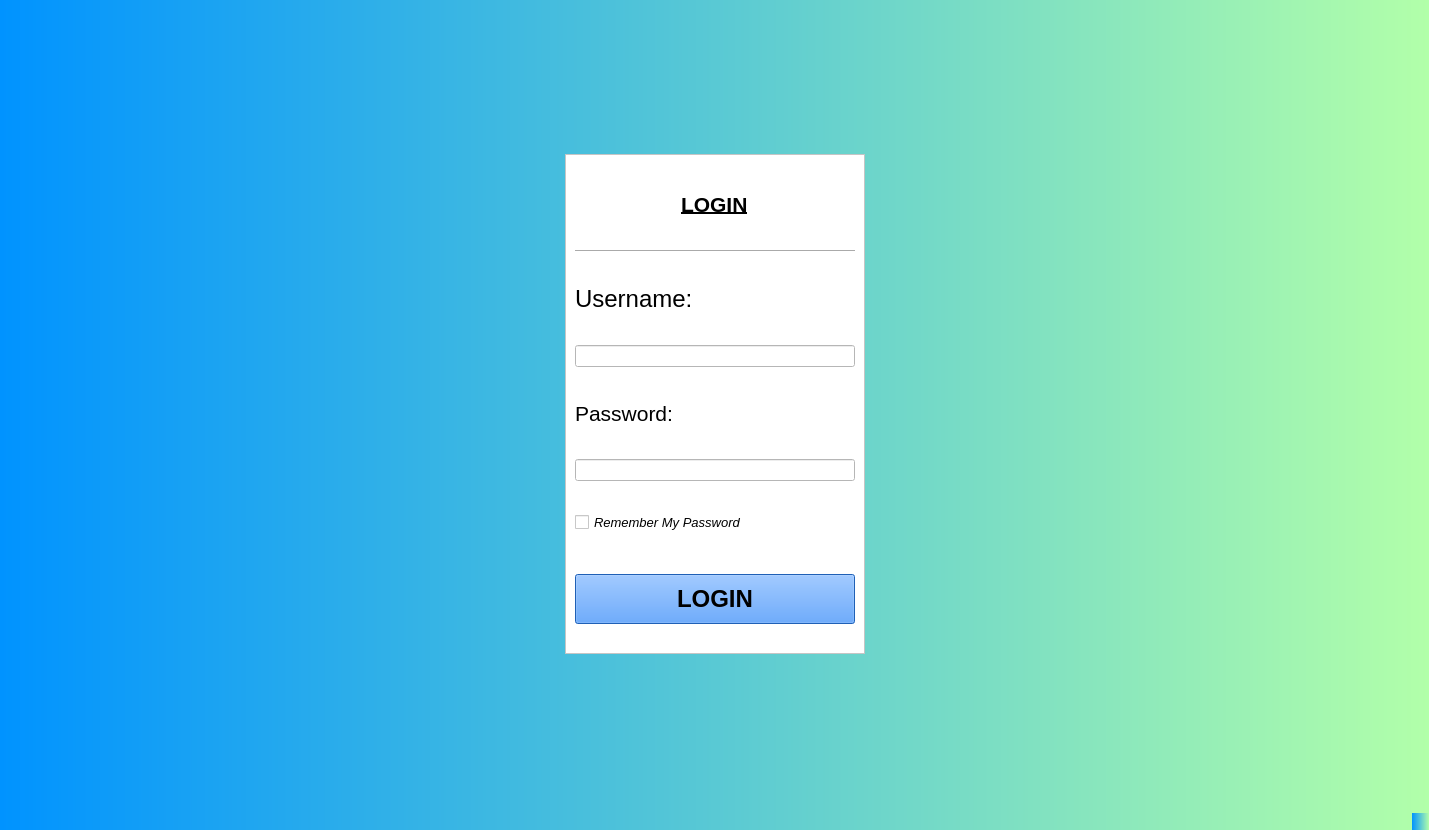
<?xml version="1.0" encoding="UTF-8"?>
<ui version="4.0">
 <class>MainWindow</class>
 <widget class="QMainWindow" name="MainWindow">
  <property name="geometry">
   <rect>
    <x>0</x>
    <y>0</y>
    <width>1429</width>
    <height>830</height>
   </rect>
  </property>
  <property name="windowTitle">
   <string>MainWindow</string>
  </property>
  <property name="styleSheet">
   <string notr="true">background-color: qlineargradient(spread:pad, x1:0, y1:0, x2:1, y2:0, stop:0 rgba(0, 147, 255, 255), stop:1 rgba(255, 255, 255, 255));
background-color: qlineargradient(spread:pad, x1:0, y1:0, x2:1, y2:1, stop:0 rgba(0, 147, 255, 255), stop:1 rgba(178, 255, 169, 255));
background-color: qlineargradient(spread:pad, x1:0, y1:0, x2:1, y2:0, stop:0 rgba(0, 147, 255, 255), stop:1 rgba(178, 255, 169, 255));</string>
  </property>
  <widget class="QWidget" name="centralwidget">
   <layout class="QGridLayout" name="gridLayout_2">
    <item row="4" column="1">
     <spacer name="verticalSpacer_2">
      <property name="orientation">
       <enum>Qt::Vertical</enum>
      </property>
      <property name="sizeHint" stdset="0">
       <size>
        <width>20</width>
        <height>40</height>
       </size>
      </property>
     </spacer>
    </item>
    <item row="3" column="2">
     <spacer name="horizontalSpacer_2">
      <property name="orientation">
       <enum>Qt::Horizontal</enum>
      </property>
      <property name="sizeHint" stdset="0">
       <size>
        <width>40</width>
        <height>20</height>
       </size>
      </property>
     </spacer>
    </item>
    <item row="1" column="1">
     <spacer name="verticalSpacer">
      <property name="orientation">
       <enum>Qt::Vertical</enum>
      </property>
      <property name="sizeHint" stdset="0">
       <size>
        <width>20</width>
        <height>40</height>
       </size>
      </property>
     </spacer>
    </item>
    <item row="3" column="0">
     <spacer name="horizontalSpacer">
      <property name="orientation">
       <enum>Qt::Horizontal</enum>
      </property>
      <property name="sizeHint" stdset="0">
       <size>
        <width>40</width>
        <height>20</height>
       </size>
      </property>
     </spacer>
    </item>
    <item row="3" column="1">
     <widget class="QFrame" name="frame">
      <property name="minimumSize">
       <size>
        <width>0</width>
        <height>500</height>
       </size>
      </property>
      <property name="maximumSize">
       <size>
        <width>300</width>
        <height>16777215</height>
       </size>
      </property>
      <property name="styleSheet">
       <string notr="true">background-color: rgb(255, 255, 255);</string>
      </property>
      <property name="frameShape">
       <enum>QFrame::StyledPanel</enum>
      </property>
      <property name="frameShadow">
       <enum>QFrame::Plain</enum>
      </property>
      <layout class="QGridLayout" name="gridLayout">
       <item row="8" column="0">
        <widget class="QCheckBox" name="checkBox">
         <property name="font">
          <font>
           <pointsize>10</pointsize>
           <italic>true</italic>
          </font>
         </property>
         <property name="text">
          <string>Remember My Password</string>
         </property>
        </widget>
       </item>
       <item row="5" column="0">
        <widget class="QLabel" name="label_3">
         <property name="maximumSize">
          <size>
           <width>16777215</width>
           <height>30</height>
          </size>
         </property>
         <property name="font">
          <font>
           <pointsize>16</pointsize>
          </font>
         </property>
         <property name="styleSheet">
          <string notr="true"/>
         </property>
         <property name="text">
          <string>Password:</string>
         </property>
        </widget>
       </item>
       <item row="2" column="0">
        <widget class="Line" name="line">
         <property name="enabled">
          <bool>false</bool>
         </property>
         <property name="orientation">
          <enum>Qt::Horizontal</enum>
         </property>
        </widget>
       </item>
       <item row="3" column="0">
        <widget class="QLabel" name="label_2">
         <property name="maximumSize">
          <size>
           <width>16777215</width>
           <height>30</height>
          </size>
         </property>
         <property name="font">
          <font>
           <pointsize>18</pointsize>
          </font>
         </property>
         <property name="styleSheet">
          <string notr="true"/>
         </property>
         <property name="text">
          <string>Username:</string>
         </property>
        </widget>
       </item>
       <item row="0" column="0" alignment="Qt::AlignHCenter">
        <widget class="QLabel" name="label">
         <property name="minimumSize">
          <size>
           <width>0</width>
           <height>0</height>
          </size>
         </property>
         <property name="maximumSize">
          <size>
           <width>16777215</width>
           <height>30</height>
          </size>
         </property>
         <property name="font">
          <font>
           <pointsize>16</pointsize>
           <weight>75</weight>
           <bold>true</bold>
           <underline>true</underline>
          </font>
         </property>
         <property name="styleSheet">
          <string notr="true"/>
         </property>
         <property name="text">
          <string>LOGIN</string>
         </property>
        </widget>
       </item>
       <item row="9" column="0">
        <widget class="QPushButton" name="pushButton">
         <property name="minimumSize">
          <size>
           <width>0</width>
           <height>50</height>
          </size>
         </property>
         <property name="maximumSize">
          <size>
           <width>16777215</width>
           <height>30</height>
          </size>
         </property>
         <property name="font">
          <font>
           <family>MS Shell Dlg 2</family>
           <pointsize>18</pointsize>
           <weight>75</weight>
           <italic>false</italic>
           <bold>true</bold>
          </font>
         </property>
         <property name="styleSheet">
          <string notr="true">background-color: rgb(44, 135, 255);</string>
         </property>
         <property name="text">
          <string>LOGIN</string>
         </property>
        </widget>
       </item>
       <item row="4" column="0">
        <widget class="QLineEdit" name="lineEdit"/>
       </item>
       <item row="7" column="0">
        <widget class="QLineEdit" name="lineEdit_2"/>
       </item>
      </layout>
     </widget>
    </item>
   </layout>
  </widget>
  <widget class="QMenuBar" name="menubar">
   <property name="geometry">
    <rect>
     <x>0</x>
     <y>0</y>
     <width>1429</width>
     <height>21</height>
    </rect>
   </property>
  </widget>
  <widget class="QStatusBar" name="statusbar"/>
 </widget>
 <resources/>
 <connections/>
</ui>
